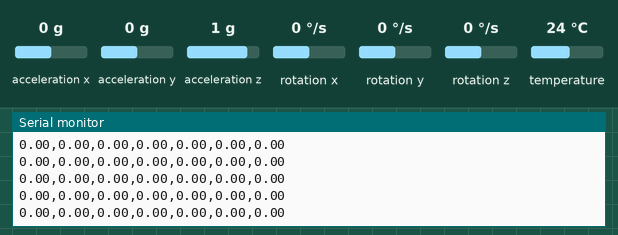
Bench run of a sketch on a simulated Arduino Uno, built with avr-gcc and run on an emulated ATmega328P. On the bench: the last lines printed to the serial monitor. The test bench sets the inputs (shaded band); at power-on: acceleration x 0 g, acceleration y 0 g, acceleration z 1 g, rotation x 0 °/s, rotation y 0 °/s, rotation z 0 °/s, temperature 24 °C.

Above: at 5.8 s.
5.9 s: acceleration x set to -1.4 g
At 5.95 s:
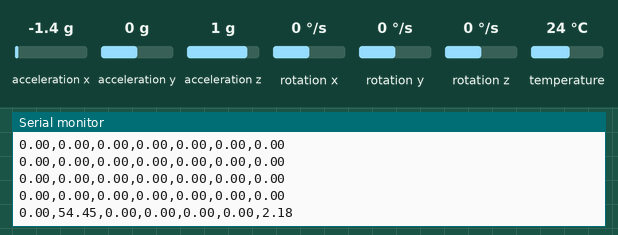
7.4 s: acceleration y set to -1.4 g
At 7.4 s:
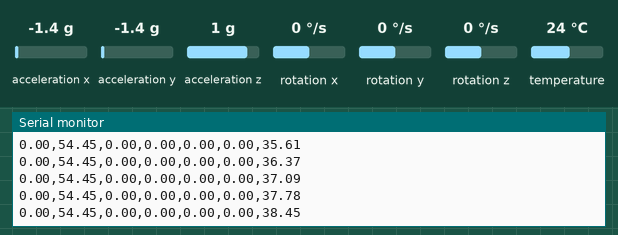
8.9 s: acceleration z set to -1.4 g
At 8.9 s:
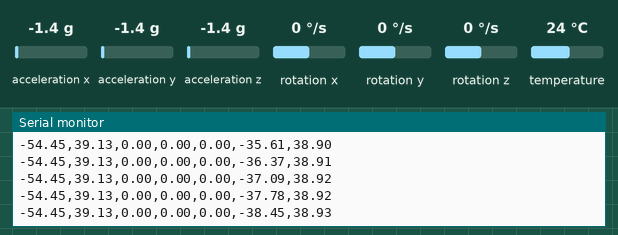
10.4 s: rotation x set to -192 °/s
At 10.4 s:
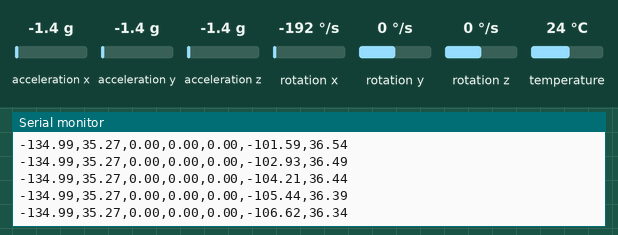
11.9 s: rotation y set to -192 °/s
At 11.9 s:
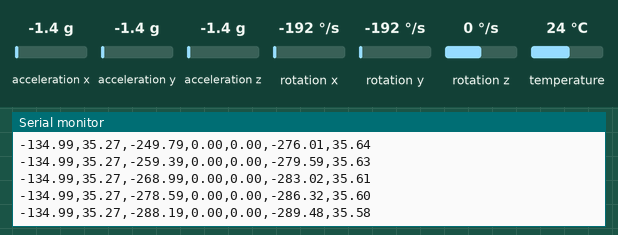
Timing chart, 0 to 14.4 s (numbered marks = the images above; inputs shaded):
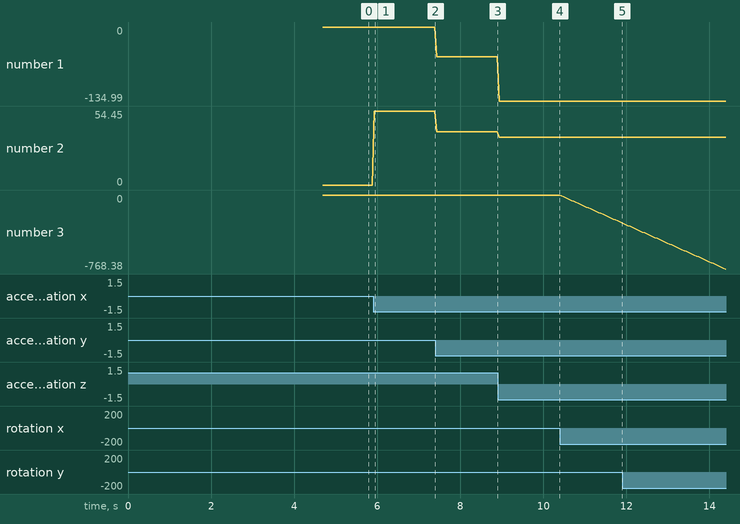

The sketch:

sensor_calibaration.ino
```cpp
#include <Adafruit_MPU6050.h>
#include <Adafruit_Sensor.h>
#include <Wire.h>

Adafruit_MPU6050 mpu;

// Filter parameters
float alpha = 0.96;

// Orientation angles
float pitch_accel, roll_accel;
float pitch_gyro = 0, roll_gyro = 0, yaw_gyro = 0;
float pitch_filter = 0, roll_filter = 0;

// Calibration offsets
float gyroX_offset = 0, gyroY_offset = 0, gyroZ_offset = 0;
float accelX_offset = 0, accelY_offset = 0, accelZ_offset = 0;

unsigned long prevTime;

// === Calibration Functions ===
void calibrateSensors() {
  const int samples = 500;
  float sum_gx = 0, sum_gy = 0, sum_gz = 0;
  float sum_ax = 0, sum_ay = 0, sum_az = 0;

  Serial.println("Calibrating... Keep sensor still!");

  for (int i = 0; i < samples; i++) {
    sensors_event_t a, g, temp;
    mpu.getEvent(&a, &g, &temp);

    sum_gx += g.gyro.x;
    sum_gy += g.gyro.y;
    sum_gz += g.gyro.z;

    sum_ax += a.acceleration.x;
    sum_ay += a.acceleration.y;
    sum_az += a.acceleration.z;

    delay(5);
  }

  gyroX_offset = sum_gx / samples;
  gyroY_offset = sum_gy / samples;
  gyroZ_offset = sum_gz / samples;

  accelX_offset = sum_ax / samples;
  accelY_offset = sum_ay / samples;
  accelZ_offset = (sum_az / samples) - 9.81; // Remove gravity (assuming stationary flat)

  Serial.println("Calibration complete!");
}

void setup() {
  Serial.begin(115200);
  while (!Serial);

  if (!mpu.begin()) {
    Serial.println("MPU6050 not found!");
    while (1);
  }

  mpu.setAccelerometerRange(MPU6050_RANGE_8_G);
  mpu.setGyroRange(MPU6050_RANGE_500_DEG);
  mpu.setFilterBandwidth(MPU6050_BAND_21_HZ);

  delay(1000); // Give sensor time to stabilize
  calibrateSensors();

  prevTime = millis();
}

void loop() {
  unsigned long startTime = millis();
  float dt = (startTime - prevTime) / 1000.0; // in seconds
  prevTime = startTime;

  sensors_event_t a, g, temp;
  mpu.getEvent(&a, &g, &temp);

  // === Apply Calibration Offsets ===
  float corrected_ax = a.acceleration.x - accelX_offset;
  float corrected_ay = a.acceleration.y - accelY_offset;
  float corrected_az = a.acceleration.z - accelZ_offset;

  float corrected_gx = g.gyro.x - gyroX_offset;
  float corrected_gy = g.gyro.y - gyroY_offset;
  float corrected_gz = g.gyro.z - gyroZ_offset;

  // === Accelerometer angles ===
  pitch_accel = atan2(corrected_ay, corrected_az) * 180 / PI;
  roll_accel = atan2(-corrected_ax, sqrt(corrected_ay * corrected_ay + corrected_az * corrected_az)) * 180 / PI;

  // === Gyroscope angles (integrated) ===
  pitch_gyro += corrected_gx * dt * 180 / PI;
  roll_gyro  += corrected_gy * dt * 180 / PI;
  yaw_gyro   += corrected_gz * dt * 180 / PI;

  // === Complementary filter ===
  pitch_filter = alpha * (pitch_filter + corrected_gx * dt * 180 / PI) + (1 - alpha) * pitch_accel;
  roll_filter  = alpha * (roll_filter + corrected_gy * dt * 180 / PI) + (1 - alpha) * roll_accel;

  // === Print format ===
  // accel_pitch, accel_roll,
  // gyro_pitch, gyro_roll, gyro_yaw,
  // filter_pitch, filter_roll

  Serial.print(pitch_accel); Serial.print(",");
  Serial.print(roll_accel); Serial.print(",");

  Serial.print(pitch_gyro); Serial.print(",");
  Serial.print(roll_gyro); Serial.print(",");
  Serial.print(yaw_gyro); Serial.print(",");

  Serial.print(pitch_filter); Serial.print(",");
  Serial.println(roll_filter);

  // Maintain fixed loop time (e.g., 50ms)
  while (millis() - startTime < 50);
}
```

Measured:
- after the input at 5.9 s, the serial monitor: prints a new line at once (image 1)
- plotted number 1: 0 → -54.45 after the input at 7.4 s
- plotted number 2: 0 → 54.45 after the input at 5.9 s, 54.45 → 39.13 after the input at 7.4 s
